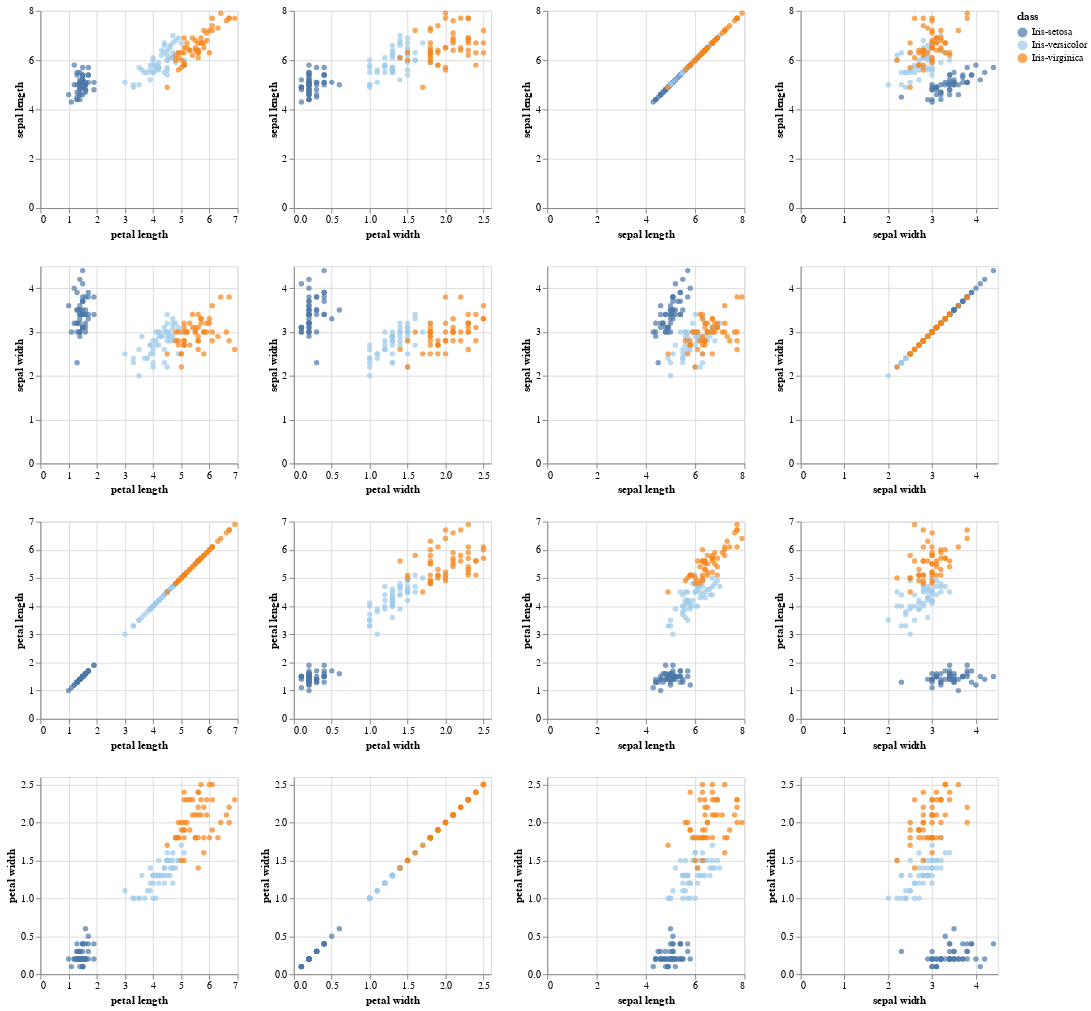

Notebook code cell kept with this figure:
### Code cell
# Create a scatterplot matrix using the features
alt.Chart(iris_df).mark_circle().encode(
    alt.X(alt.repeat("column")).type('quantitative'),
    alt.Y(alt.repeat("row")).type('quantitative'),
    color= alt.Color('class').type('nominal').scale(scheme="tableau20")
).properties(
    width=200,
    height=200
).repeat(
    row=['sepal length', 'sepal width','petal length', 'petal width'],
    column=['petal length', 'petal width','sepal length', 'sepal width']
).interactive()

### Figure 1 — Vega-Lite specification as saved in the notebook (floating-point values rounded to 4 significant figures; data arrays with more than 128 entries replaced by an {"elided": "..."} marker saying what was removed)
{"config": {"view": {"continuousWidth": 300, "continuousHeight": 300}}, "repeat": {"column": ["petal length", "petal width", "sepal length", "sepal width"], "row": ["sepal length", "sepal width", "petal length", "petal width"]}, "spec": {"data": {"name": "data-eb4257dbf8cedb3721a4fc667be43209"}, "mark": {"type": "circle"}, "encoding": {"color": {"field": "class", "scale": {"scheme": "tableau20"}, "type": "nominal"}, "x": {"field": {"repeat": "column"}, "type": "quantitative"}, "y": {"field": {"repeat": "row"}, "type": "quantitative"}}, "height": 200, "name": "view_7", "width": 200}, "params": [{"name": "param_7", "select": {"type": "interval", "encodings": ["x", "y"]}, "bind": "scales", "views": ["view_7_child__row_sepal lengthcolumn_petal length", "view_7_child__row_sepal lengthcolumn_petal width", "view_7_child__row_sepal lengthcolumn_sepal length", "view_7_child__row_sepal lengthcolumn_sepal width", "view_7_child__row_sepal widthcolumn_petal length", "view_7_child__row_sepal widthcolumn_petal width", "view_7_child__row_sepal widthcolumn_sepal length", "view_7_child__row_sepal widthcolumn_sepal width", "view_7_child__row_petal lengthcolumn_petal length", "view_7_child__row_petal lengthcolumn_petal width", "view_7_child__row_petal lengthcolumn_sepal length", "view_7_child__row_petal lengthcolumn_sepal width", "view_7_child__row_petal widthcolumn_petal length", "view_7_child__row_petal widthcolumn_petal width", "view_7_child__row_petal widthcolumn_sepal length", "view_7_child__row_petal widthcolumn_sepal width"]}], "$schema": "https://vega.github.io/schema/vega-lite/v5.16.3.json", "datasets": {"data-eb4257dbf8cedb3721a4fc667be43209": {"elided": "150 records"}}}
